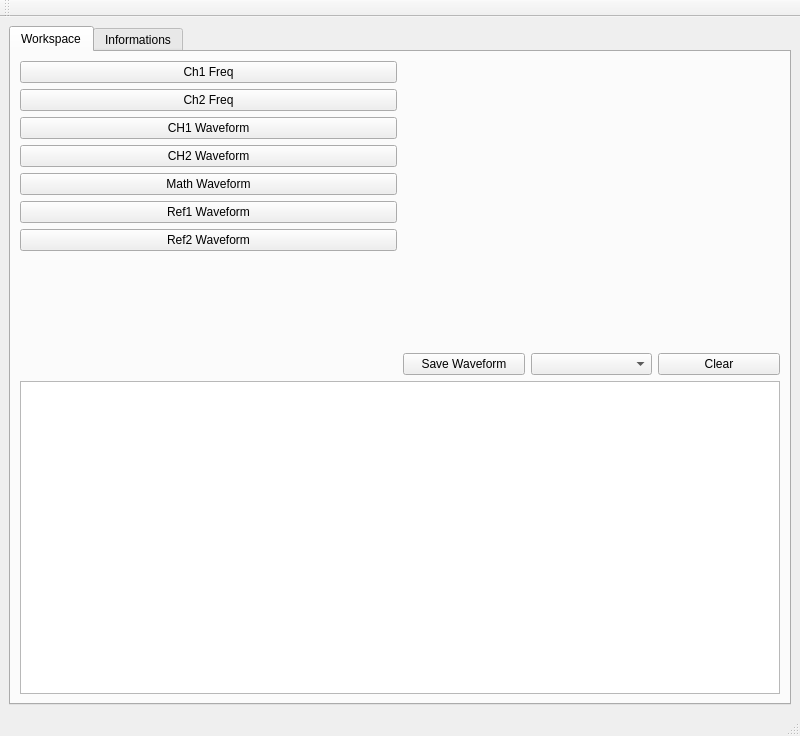
<?xml version="1.0" encoding="UTF-8"?>
<ui version="4.0">
 <class>MainWindow</class>
 <widget class="QMainWindow" name="MainWindow">
  <property name="geometry">
   <rect>
    <x>0</x>
    <y>0</y>
    <width>800</width>
    <height>736</height>
   </rect>
  </property>
  <property name="windowTitle">
   <string>MainWindow</string>
  </property>
  <widget class="QWidget" name="centralwidget">
   <layout class="QVBoxLayout" name="verticalLayout">
    <item>
     <widget class="QTabWidget" name="tabWidget">
      <property name="currentIndex">
       <number>0</number>
      </property>
      <widget class="QWidget" name="Workspace">
       <attribute name="title">
        <string>Workspace</string>
       </attribute>
       <layout class="QVBoxLayout" name="verticalLayout_5">
        <item>
         <layout class="QHBoxLayout" name="horizontalLayout_3">
          <item>
           <layout class="QVBoxLayout" name="verticalLayout_2">
            <item>
             <widget class="QPushButton" name="CH1Freq">
              <property name="text">
               <string>Ch1 Freq</string>
              </property>
             </widget>
            </item>
            <item>
             <widget class="QPushButton" name="CH2Freq">
              <property name="text">
               <string>Ch2 Freq</string>
              </property>
             </widget>
            </item>
            <item>
             <widget class="QPushButton" name="CH1Waveform">
              <property name="text">
               <string>CH1 Waveform</string>
              </property>
             </widget>
            </item>
            <item>
             <widget class="QPushButton" name="CH2Waveform">
              <property name="text">
               <string>CH2 Waveform</string>
              </property>
             </widget>
            </item>
            <item>
             <widget class="QPushButton" name="MathWaveform">
              <property name="text">
               <string>Math Waveform</string>
              </property>
             </widget>
            </item>
            <item>
             <widget class="QPushButton" name="Ref1Waveform">
              <property name="text">
               <string>Ref1 Waveform</string>
              </property>
             </widget>
            </item>
            <item>
             <widget class="QPushButton" name="Ref2Waveform">
              <property name="text">
               <string>Ref2 Waveform</string>
              </property>
             </widget>
            </item>
            <item>
             <spacer name="verticalSpacer_2">
              <property name="orientation">
               <enum>Qt::Vertical</enum>
              </property>
              <property name="sizeHint" stdset="0">
               <size>
                <width>20</width>
                <height>40</height>
               </size>
              </property>
             </spacer>
            </item>
           </layout>
          </item>
          <item>
           <layout class="QVBoxLayout" name="verticalLayout_4">
            <item>
             <widget class="PlotWidget" name="plotWidget" native="true"/>
            </item>
            <item>
             <layout class="QHBoxLayout" name="horizontalLayout">
              <item>
               <widget class="QPushButton" name="Save">
                <property name="text">
                 <string>Save Waveform</string>
                </property>
               </widget>
              </item>
              <item>
               <widget class="QComboBox" name="TypeFile"/>
              </item>
              <item>
               <widget class="QPushButton" name="Clear">
                <property name="text">
                 <string>Clear</string>
                </property>
               </widget>
              </item>
             </layout>
            </item>
           </layout>
          </item>
         </layout>
        </item>
        <item>
         <widget class="QTextEdit" name="ResultArea">
          <property name="readOnly">
           <bool>true</bool>
          </property>
         </widget>
        </item>
       </layout>
      </widget>
      <widget class="QWidget" name="Informations">
       <attribute name="title">
        <string>Informations</string>
       </attribute>
       <layout class="QGridLayout" name="gridLayout">
        <item row="1" column="2">
         <widget class="QLineEdit" name="SerialNumber">
          <property name="readOnly">
           <bool>true</bool>
          </property>
         </widget>
        </item>
        <item row="2" column="0">
         <widget class="QLabel" name="label_3">
          <property name="text">
           <string>Firmware version</string>
          </property>
         </widget>
        </item>
        <item row="4" column="0">
         <widget class="QLabel" name="label_5">
          <property name="text">
           <string>Port</string>
          </property>
         </widget>
        </item>
        <item row="0" column="2">
         <widget class="QLineEdit" name="Model">
          <property name="readOnly">
           <bool>true</bool>
          </property>
         </widget>
        </item>
        <item row="6" column="0">
         <spacer name="verticalSpacer">
          <property name="orientation">
           <enum>Qt::Vertical</enum>
          </property>
          <property name="sizeHint" stdset="0">
           <size>
            <width>20</width>
            <height>40</height>
           </size>
          </property>
         </spacer>
        </item>
        <item row="2" column="2">
         <widget class="QLineEdit" name="Firmware">
          <property name="readOnly">
           <bool>true</bool>
          </property>
         </widget>
        </item>
        <item row="5" column="0">
         <widget class="QLabel" name="label_4">
          <property name="text">
           <string>Baudrate</string>
          </property>
         </widget>
        </item>
        <item row="1" column="0">
         <widget class="QLabel" name="label_2">
          <property name="text">
           <string>Serial numeber</string>
          </property>
         </widget>
        </item>
        <item row="0" column="0">
         <widget class="QLabel" name="label">
          <property name="text">
           <string>Model</string>
          </property>
         </widget>
        </item>
        <item row="4" column="2">
         <widget class="QComboBox" name="Port"/>
        </item>
        <item row="5" column="2">
         <widget class="QComboBox" name="Baudrate"/>
        </item>
       </layout>
      </widget>
     </widget>
    </item>
   </layout>
  </widget>
  <widget class="QMenuBar" name="menubar">
   <property name="geometry">
    <rect>
     <x>0</x>
     <y>0</y>
     <width>800</width>
     <height>32</height>
    </rect>
   </property>
  </widget>
  <widget class="QStatusBar" name="statusbar"/>
  <widget class="QToolBar" name="toolBar">
   <property name="windowTitle">
    <string>toolBar</string>
   </property>
   <attribute name="toolBarArea">
    <enum>TopToolBarArea</enum>
   </attribute>
   <attribute name="toolBarBreak">
    <bool>false</bool>
   </attribute>
  </widget>
 </widget>
 <customwidgets>
  <customwidget>
   <class>PlotWidget</class>
   <extends>QWidget</extends>
   <header>pyqtgraph.h</header>
   <container>1</container>
  </customwidget>
 </customwidgets>
 <resources/>
 <connections/>
</ui>
